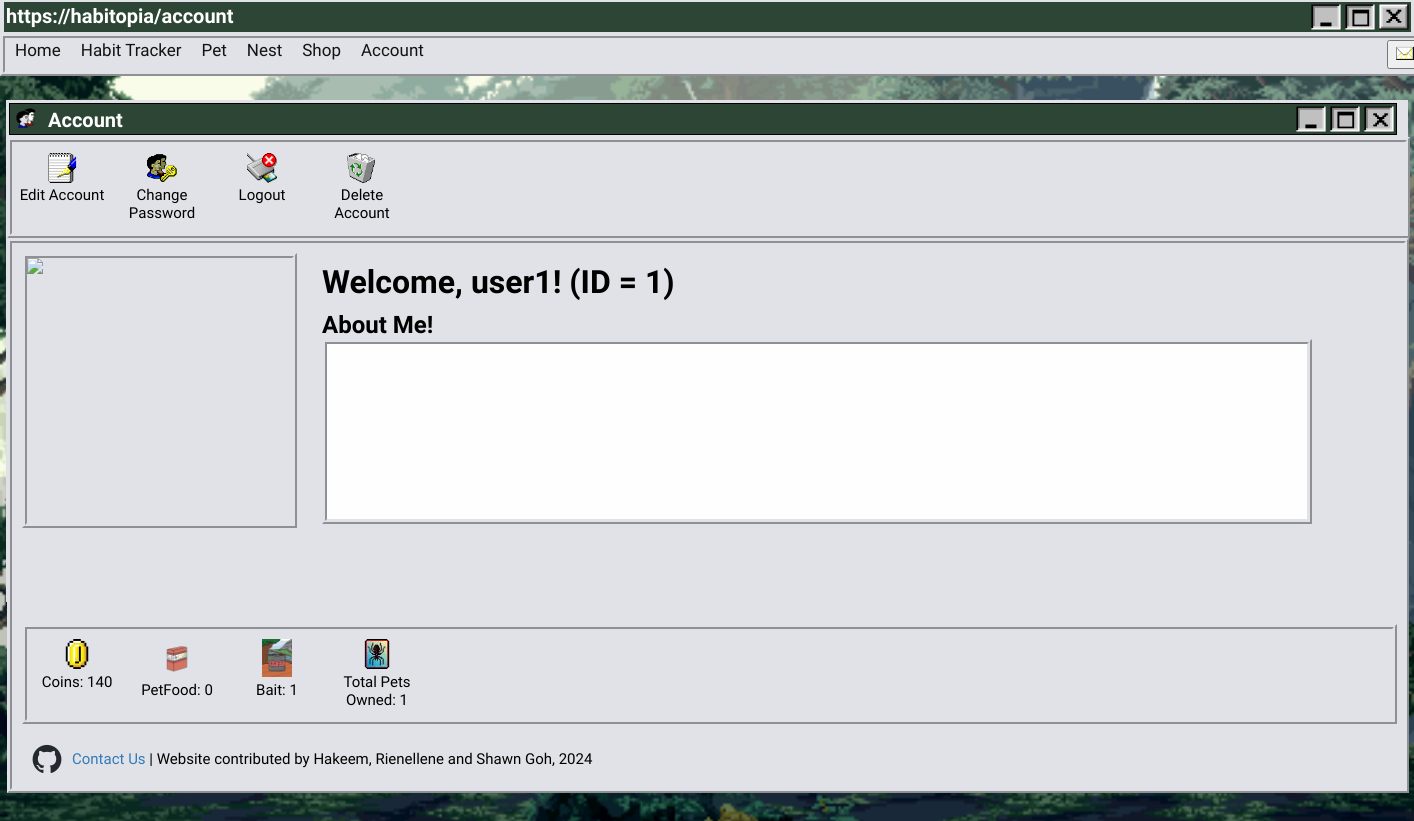
/account/ (signed in), run on an earlier commit of the app's database.
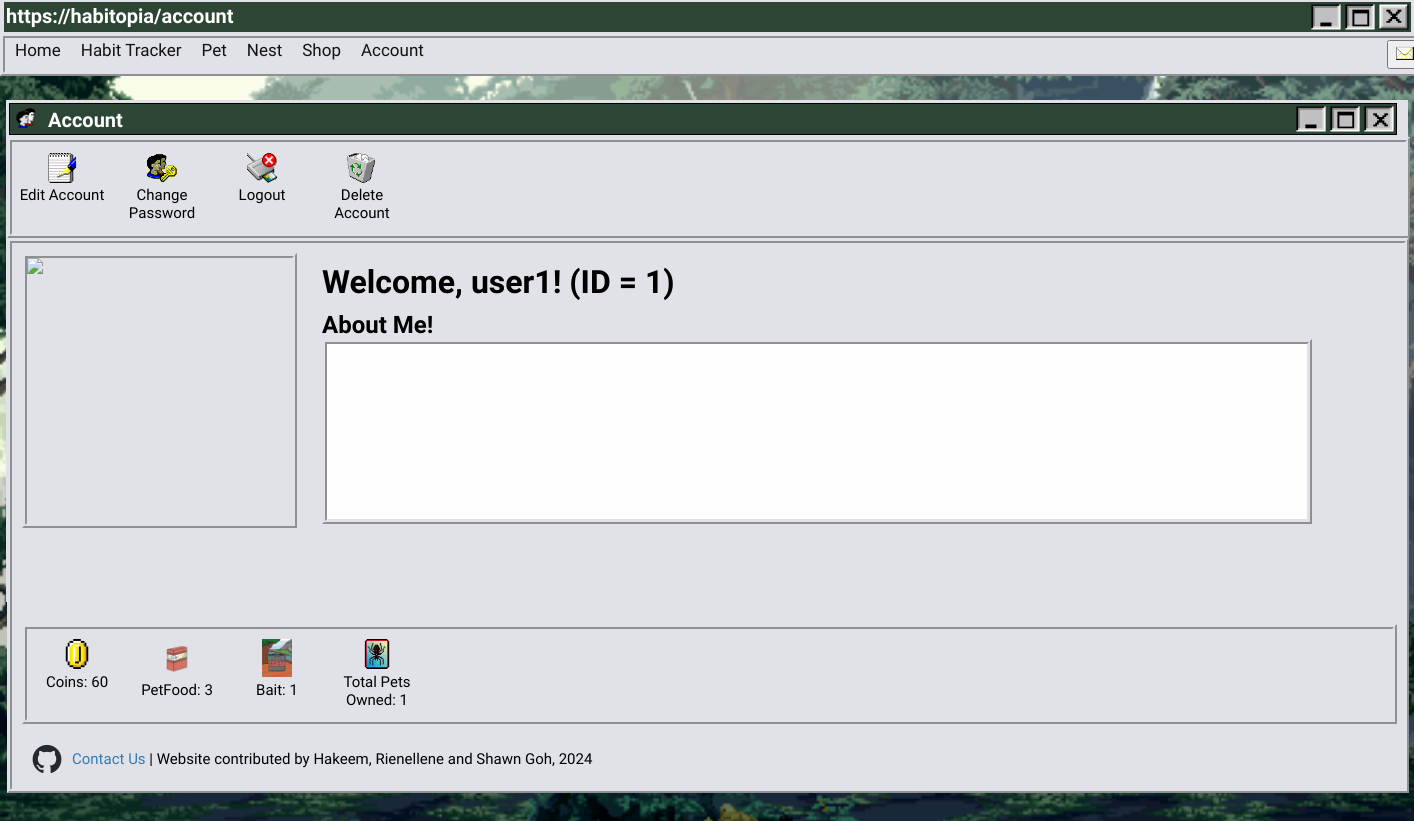
And on a later commit of the database.
### home.py (models this page shows)
class UserItems(db.Model):
    user_id = db.Column(db.Integer, db.ForeignKey('user.id'), primary_key=True, nullable=False)
    coins = db.Column(db.Integer, nullable=False, default=60)
    petFood = db.Column(db.Integer, nullable=False, default=3)
    bait = db.Column(db.Integer, nullable=False, default=1)

### home.py (the view)
@app.route("/account/")
@login_required
def account():
    user = current_user
    pets_owned = PetsOwned.query.filter_by(user_id=current_user.id).first()
    profile = Account.query.filter_by(user_id=current_user.id).first()
    account = Account.query.filter_by(user_id=current_user.id).first()
    user_items = UserItems.query.filter_by(user_id=current_user.id).first()
    return render_template("account.html", user=user, pets_owned=pets_owned, profile = profile, account = account, user_items = user_items)

### home.py (called while the page is built)
@login_manager.user_loader
def load_user(user_id):
    return User.query.get(int(user_id))

### templates/account.html (shortened to what this page needs)
{% extends "base.html" %}
    {% block css %}
                <link rel="stylesheet" href="/static/styles/AccountStyles.css">
    {% endblock %}
{% block heading %}https://habitopia/account{% endblock %}
{% block content %}
<div id="wrap">
    <div class="topbox2">
        <ul>
            <li><img src="/static/styles/assets/users-2.png" width=20px class="topboxtext2"></li>
            <li><h5 class="topboxtext2">Account</h5></li>
        </ul>
        <ul>
            <li><img src="/static/styles/assets/exit-active.png" class="icon"></li>
            <li><img src="/static/styles/assets/window-active.png" class="icon"></li>
            <li><img src="/static/styles/assets/minimise-active.png" class="icon"></li>
        </ul>
    </div>
    <div class="nav2">
        <ul>
            <li><button id="openAccModalBtn" onclick="openAccModal()" class="iconbutton"><img src="/static/styles/assets/write_wordpad-1.png" class="icon2" width="20px"><p class="icontext">Edit Account</p></button></li>
            <li><a href="{{url_for('change_password') }}"><button class="iconbutton"><img src="/static/styles/assets/users_key-2.png" class="icon2" width="20px"><p class="icontext">Change Password</p></button></a></li>
            <li><a href="{{ url_for('logout') }}"><button class="iconbutton"><img src="/static/styles/assets/card_reader_not-2.png" class="icon2" width="20px"><p class="icontext">Logout</p></button></a></li>
            <li><form method="POST" action="{{ url_for('delete_account') }}" onsubmit="return confirm('Are you sure you want to delete your account?');">
                    <button type="submit" class="btn btn-danger iconbutton"><img src="/static/styles/assets/recycle_bin_full-2.png" class="icon2" width="20px"><p class="icontext">Delete Account</p></button>
                </form>
            </li>
        </ul>
    </div>
    <div class="wrap2">
        {% if profile %}
            <div class="withpic">
                <img src="{{ url_for('get_img', id=profile.id) }}" alt="Profile Picture" width="265px" height="265px">
            </div>
        {% else %}
            <div class="picbox">
                <img src="/static/styles/assets/user.png">
            </div>
        {% endif %}
        <h1 class="acctitle">Welcome, {{ user.username }}! (ID = {{ user.id }})</h1>
        <h2 class="acctitle">About Me!</h2>
        <p class="biobox">{{ account.bio }}</p>
        <div class="nav2">
            <ul>
                <li class="iconbutton"><img src="/static/styles/assets/coin.png" width="20px" class="icon2" ><p class="icontext">Coins: {{ user_items.coins }}</p></li>
                <li class="iconbutton"><img src="/static/petimages/food.png" width="20px" class="icon2" ><p class="icontext">PetFood: {{ user_items.petFood }}</p></li>
                <li class="iconbutton"><img src="/static/petimages/Bait.png" width="20px" class="icon2" ><p class="icontext">Bait: {{ user_items.bait }}</p></li>
                <li class="iconbutton"><img src="/static/styles/assets/game_spider-1.png" width="20px" class="icon2" ><p class="icontext">Total Pets Owned: {{ pets_owned.petsOwned }}</p></li>
            </ul>
        </div>
        <div class="contactus">
            <div class="contactus-tittle">
                <img src="/static/styles/assets/github-mark.png" class="icon2" width="20px">
            </div>
            <span><a href="https://github.com/ZaCodeHkm/Habitopia" target="_blank">Contact Us</a> | Website contributed by Hakeem, Rienellene and Shawn Goh, 2024</span>
        </div>
    </div>
</div>
{% endblock %}

What changed in the data, as far as the page shows it:
changed UserItems: coins "140" → "60"; petFood "0" → "3"
